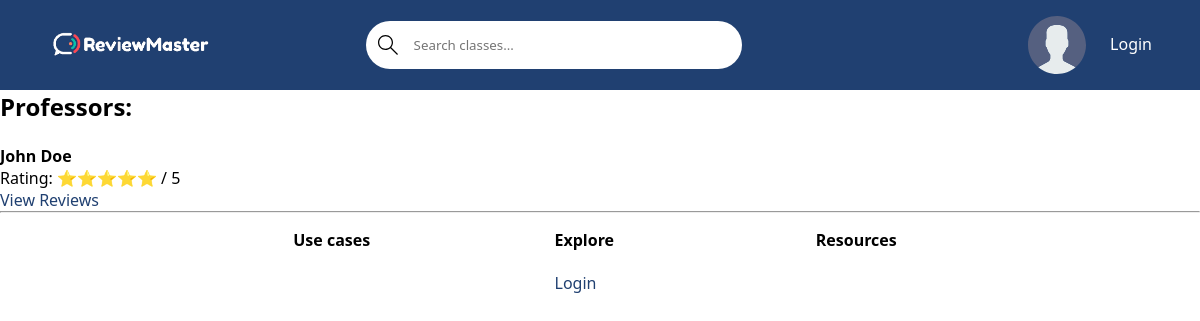
Before: /professor-list/ with the older database file.
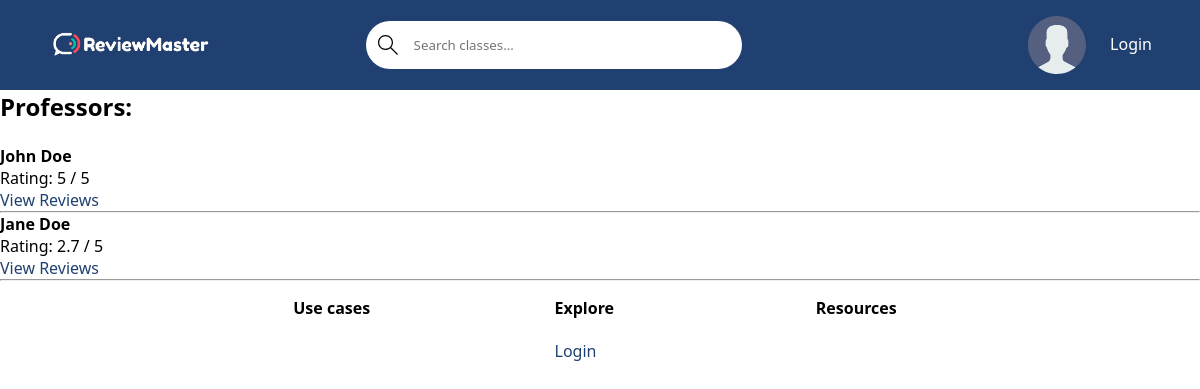
After: the same page with the newer database file.
### base/models.py (models this page shows, shortened)
class Professor(models.Model):
    name = models.CharField(max_length=100)  # First & Last Name (John Doe)
    rating = models.CharField(max_length=3)

### base/views.py (the view)
# urls.py: path('professor-list/', views.professor_list, name = "professor-list"),
def professor_list(request):
    professors = Professor.objects.all()
    context = {
        'professors': professors
    }
    return render(request, 'base/professor_list.html', context)

### base/templates/base/professor_list.html
{% extends 'main.html' %}
{% block content %}
<h2>Professors:</h2>
<br>
{% for professor in professors %}
    <div>
        <p><strong>{{ professor.name }}</strong></p>
        <p>Rating: {{ professor.rating }} / 5</p>
        <a href="{% url 'professor-reviews' professor.name %}">View Reviews</a>
    </div>
    <hr>
{% endfor %}
{% endblock content %}

Changed rows visible on the page:
changed Professor "John Doe": rating "⭐⭐⭐⭐⭐" → "5"
added Professor: name "Jane Doe", rating "2.7"
